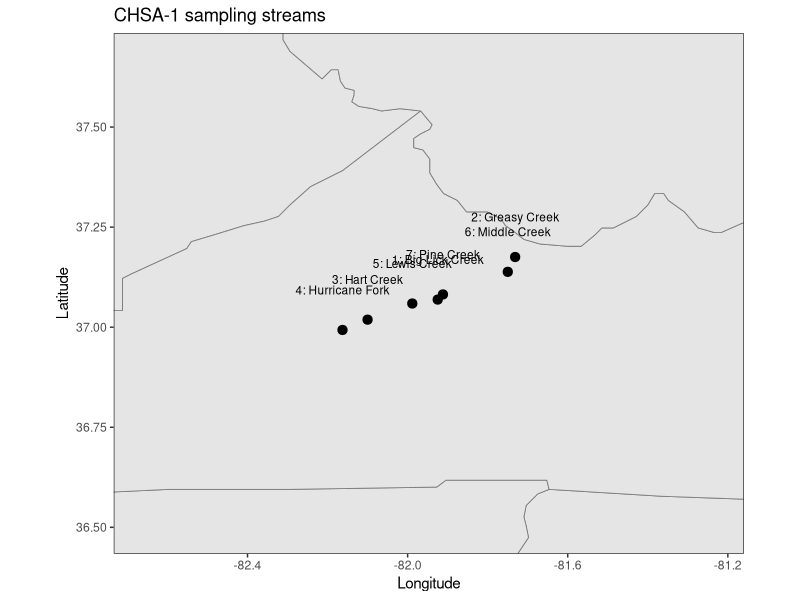
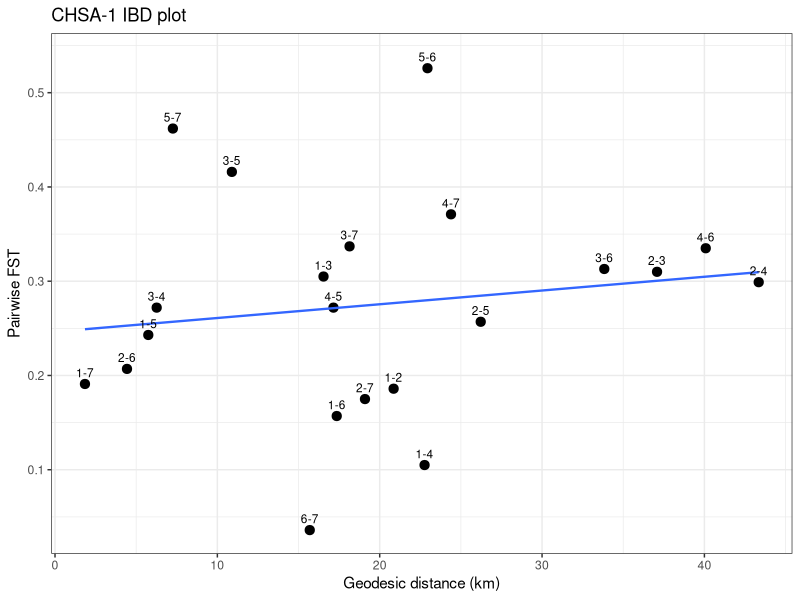

Write the R code that produced these figures, in order. (Note: this script raises an error after producing the figures.)
# ============================================================
# CHSA-1 — Clinch Dace
# Chrosomus sp. cf. saylori
# Bourquin et al. 2023, Fishes 8:365
#
# Objective 2 extraction workflow
# - marker type: microsatellites
# - FST matrix transcribed from Table 5 in the paper
# - site coordinates estimated from named stream centroids
# - output objects:
#     CHSA_1_fst
#     CHSA_1_coords
# - save to:
#     .../Objective 2/Data/CHSA-1/data/CHSA-1.RData
# ============================================================

# -----------------------------
# 0) libraries
# -----------------------------
library(dplyr)
library(ggplot2)
library(maps)
library(geosphere)

# -----------------------------
# 1) setup
# -----------------------------
study_code <- "CHSA-1"

base_dir <- "/Users/johnmccall/Library/CloudStorage/OneDrive-TheOhioStateUniversity/Spring_2026/Landgen_DGS/DGS-Patterns-of-Fish-Diversity/DGS-Patterns-of-Fish-Diversity/Objective 2/Data"
study_dir <- file.path(base_dir, study_code)
out_dir   <- file.path(study_dir, "data")

if (!dir.exists(study_dir)) dir.create(study_dir, recursive = TRUE)
if (!dir.exists(out_dir)) dir.create(out_dir, recursive = TRUE)

# -----------------------------
# 2) stream key
# using stream names from Table 5 / results
# note: paper text earlier says "Big Creek" and "Hurricane Creek",
# but Table 5 and the STRUCTURE figure use Big Lick Creek and
# Hurricane Fork; those are used here for consistency.
# -----------------------------
stream_key <- data.frame(
  site = 1:7,
  stream = c(
    "Big Lick Creek",
    "Greasy Creek",
    "Hart Creek",
    "Hurricane Fork",
    "Lewis Creek",
    "Middle Creek",
    "Pine Creek"
  ),
  stringsAsFactors = FALSE
)

# -----------------------------
# 3) estimated site coordinates
# updated from uploaded CSV of stream centroids
# -----------------------------
CHSA_1_coords <- data.frame(
  site = 1:7,
  lat = c(
    37.069,
    37.1753088,
    37.0188432,
    36.9930858,
    37.0591661,
    37.138276,
    37.081836
  ),
  lon = c(
    -81.92485,
    -81.7313567,
    -82.1000614,
    -82.162691,
    -81.988355,
    -81.7497582,
    -81.9117191
  )
)

# keep only standard columns
CHSA_1_coords <- CHSA_1_coords[, c("site", "lat", "lon")]

# -----------------------------
# 4) pairwise FST matrix
# transcribed from Table 5
# order:
# 1 Big Lick Creek
# 2 Greasy Creek
# 3 Hart Creek
# 4 Hurricane Fork
# 5 Lewis Creek
# 6 Middle Creek
# 7 Pine Creek
# -----------------------------
CHSA_1_fst <- matrix(
  c(
    0.000, 0.186, 0.305, 0.105, 0.243, 0.157, 0.191,
    0.186, 0.000, 0.310, 0.299, 0.257, 0.207, 0.175,
    0.305, 0.310, 0.000, 0.272, 0.416, 0.313, 0.337,
    0.105, 0.299, 0.272, 0.000, 0.272, 0.335, 0.371,
    0.243, 0.257, 0.416, 0.272, 0.000, 0.526, 0.462,
    0.157, 0.207, 0.313, 0.335, 0.526, 0.000, 0.036,
    0.191, 0.175, 0.337, 0.371, 0.462, 0.036, 0.000
  ),
  nrow = 7,
  byrow = TRUE
)

rownames(CHSA_1_fst) <- as.character(CHSA_1_coords$site)
colnames(CHSA_1_fst) <- as.character(CHSA_1_coords$site)

# workflow rules
diag(CHSA_1_fst) <- 0
CHSA_1_fst[CHSA_1_fst < 0] <- 0

# -----------------------------
# 5) sanity checks
# -----------------------------
stopifnot(isSymmetric(CHSA_1_fst))
stopifnot(identical(rownames(CHSA_1_fst), as.character(CHSA_1_coords$site)))
stopifnot(identical(colnames(CHSA_1_fst), as.character(CHSA_1_coords$site)))

print(stream_key)
print(CHSA_1_coords)
print(round(CHSA_1_fst, 3))

# -----------------------------
# 6) map
# include US and Canada
# zoom to point extent
# plot only; do not save
# -----------------------------
us_map <- map_data("state")
can_map <- map_data("world") %>%
  filter(region == "Canada")

map_df <- CHSA_1_coords %>%
  left_join(stream_key, by = "site")

xpad <- 0.5
ypad <- 0.5

xlim_map <- range(map_df$lon) + c(-xpad, xpad)
ylim_map <- range(map_df$lat) + c(-ypad, ypad)

ggplot() +
  geom_polygon(
    data = can_map,
    aes(x = long, y = lat, group = group),
    fill = "grey95", color = "grey60", linewidth = 0.3
  ) +
  geom_polygon(
    data = us_map,
    aes(x = long, y = lat, group = group),
    fill = "grey90", color = "grey50", linewidth = 0.3
  ) +
  geom_point(
    data = map_df,
    aes(x = lon, y = lat),
    size = 2.8
  ) +
  geom_text(
    data = map_df,
    aes(x = lon, y = lat, label = paste0(site, ": ", stream)),
    nudge_y = 0.10,
    size = 3.0
  ) +
  coord_fixed(
    xlim = xlim_map,
    ylim = ylim_map
  ) +
  theme_bw() +
  labs(
    title = "CHSA-1 sampling streams",
    x = "Longitude",
    y = "Latitude"
  )

# -----------------------------
# 7) IBD plot
# geodesic distance between stream centroids
# plot only; do not save
# -----------------------------
coord_mat <- as.matrix(CHSA_1_coords[, c("lon", "lat")])
geo_dist_km <- geosphere::distm(coord_mat, fun = geosphere::distHaversine) / 1000

ibd_df <- data.frame(
  site1 = character(),
  site2 = character(),
  distance_km = numeric(),
  fst = numeric(),
  stringsAsFactors = FALSE
)

for (i in 1:(nrow(CHSA_1_fst) - 1)) {
  for (j in (i + 1):ncol(CHSA_1_fst)) {
    ibd_df <- rbind(
      ibd_df,
      data.frame(
        site1 = rownames(CHSA_1_fst)[i],
        site2 = colnames(CHSA_1_fst)[j],
        distance_km = geo_dist_km[i, j],
        fst = CHSA_1_fst[i, j],
        stringsAsFactors = FALSE
      )
    )
  }
}

print(ibd_df)

ggplot(ibd_df, aes(x = distance_km, y = fst)) +
  geom_point(size = 2.8) +
  geom_smooth(method = "lm", se = FALSE, linewidth = 0.8) +
  geom_text(
    aes(label = paste0(site1, "-", site2)),
    nudge_y = 0.012,
    size = 3
  ) +
  theme_bw() +
  labs(
    title = "CHSA-1 IBD plot",
    x = "Geodesic distance (km)",
    y = "Pairwise FST"
  )

# -----------------------------
# 8) assign and save
# -----------------------------
obj_prefix <- gsub("-", "_", study_code)
fst_name <- paste0(obj_prefix, "_fst")
coords_name <- paste0(obj_prefix, "_coords")

assign(fst_name, CHSA_1_fst, envir = .GlobalEnv)
assign(coords_name, CHSA_1_coords, envir = .GlobalEnv)

save(
  list = c(fst_name, coords_name),
  file = file.path(out_dir, paste0(study_code, ".RData"))
)

# -----------------------------
# 9) optional reload check
# -----------------------------
# load(file.path(out_dir, paste0(study_code, ".RData")))
# ls(pattern = "CHSA_1")
